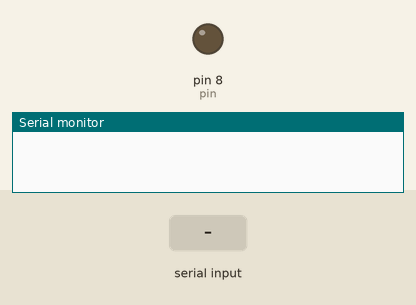
This sketch was run on a simulated Arduino Uno, built with avr-gcc and run on an emulated ATmega328P. On the bench: output pins drawn as LEDs (lit = HIGH), the last lines printed to the serial monitor. The inputs (shaded band) are chosen by the test bench.

Above: at 1.2 s.
1.3 s: "1" received over Serial
At 1.8 s:
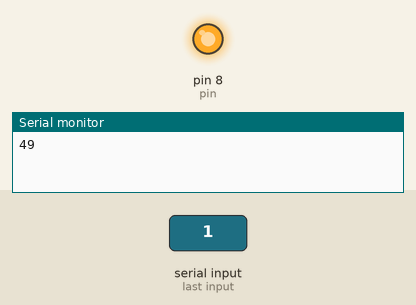
2.8 s: "0" received over Serial
At 4.1 s:
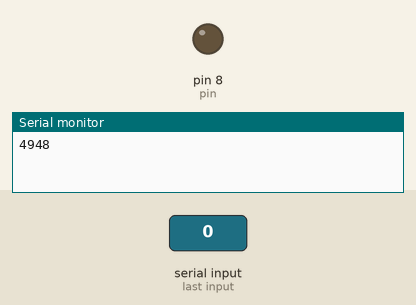
Timing chart, 0 to 5.8 s (numbered marks = the images above; inputs shaded):
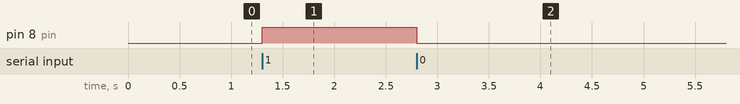

Measured:
- after the input at 1.3 s, pin 8 (pin): LOW → HIGH at once
- after the input at 2.8 s, pin 8 (pin): HIGH → LOW at once

The sketch:

main.ino
```cpp
const int pin = 8;

void setup() {
  Serial.begin(9600);
  Serial.setTimeout(100);
  pinMode(pin, OUTPUT);
}
int serIn;
void loop () {

  if(Serial.available() > 0) {
    Serial.flush();

        serIn = Serial.read();
        Serial.print(serIn);
        if(serIn == '1') {
          digitalWrite(pin, HIGH);

        }
        else if (serIn == '0') {
            digitalWrite(pin, LOW);

        }
  }
}
```
